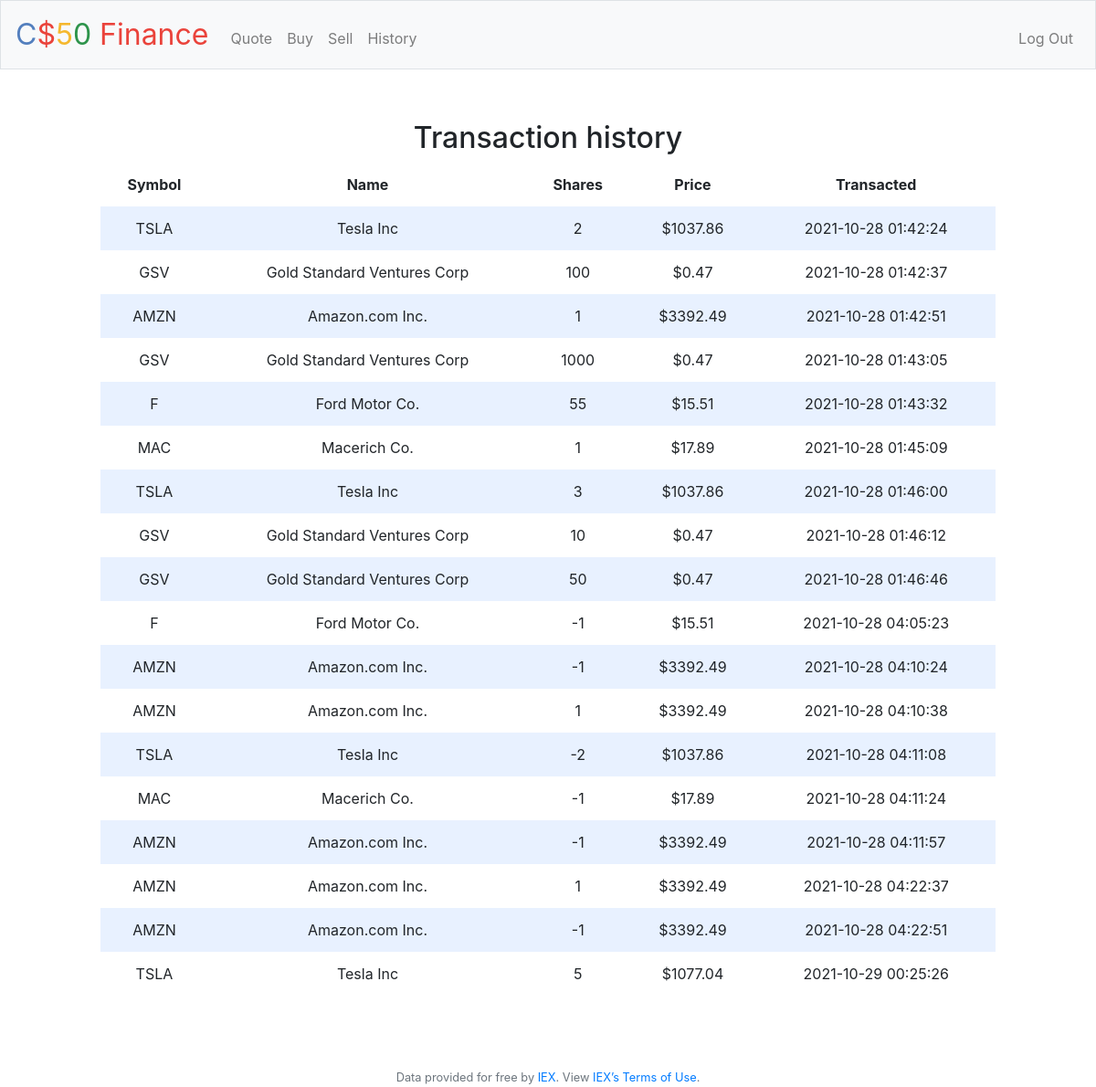
Screenshot of /history (signed in) with the database file from the repository.
### tables this page shows
CREATE TABLE transactions(
    id INTEGER PRIMARY KEY,
    user_id INTEGER NOT NULL,
    shares_qty INTEGER NOT NULL,
    share_name TEXT NOT NULL,
    share_symbol TEXT NOT NULL,
    share_price NUMERIC NOT NULL,
    transaction_date TEXT NOT NULL UNIQUE DEFAULT CURRENT_TIMESTAMP,
    FOREIGN KEY (user_id ) REFERENCES users(id)
);

### application.py (the view)
@app.route("/history")
@login_required
def history():
    _transactions = db.execute("SELECT share_symbol, share_name, shares_qty, share_price, transaction_date "
                                "FROM transactions WHERE user_id = ?;", session["user_id"])
    _cash = round(db.execute("SELECT cash FROM users WHERE id = ?;", session["user_id"])[0]["cash"], 2)
    return render_template("history.html", transactions = _transactions, cash = _cash)

### application.py (called while the page is built)
@app.after_request
def after_request(response):
    response.headers["Cache-Control"] = "no-cache, no-store, must-revalidate"
    response.headers["Expires"] = 0
    response.headers["Pragma"] = "no-cache"
    return response

### helpers.py (called while the page is built)
def login_required(f):
    @wraps(f)
    def decorated_function(*args, **kwargs):
        if session.get("user_id") is None:
            return redirect("/login")
        return f(*args, **kwargs)
    return decorated_function

### templates/history.html (shortened to what this page needs)
{% extends "layout.html" %}
{% block main %}
<div class="section">
                <h2>Transaction history</h2>
                <table>
                    <thead>
                        <tr>
                            <th>Symbol</th>
                            <th>Name</th>
                            <th>Shares</th>
                            <th>Price</th>
                            <th>Transacted</th>
                        </tr>
                    </thead>
                    <tbody>
                        {% for row in transactions %}
                            <tr>
                                <td>{{ row["share_symbol"] }}</td>
                                <td>{{ row["share_name"] }}</td>
                                <td>{{ row["shares_qty"] }}</td>
                                <td>${{ row["share_price"] }}</td>
                                <td>{{ row["transaction_date"]}}</td>
                            </tr>
                        {% endfor %}
                    </tbody>
                </table>
            </div>
{% endblock %}

### templates/layout.html (shortened to what this page needs)
<!DOCTYPE html>
<html lang="en">
    <head>
        <link rel="stylesheet" href="https://cdn.jsdelivr.net/npm/bootstrap@4.5.3/dist/css/bootstrap.min.css">
        <link href="/static/styles.css" rel="stylesheet">
    </head>
    <body>
        <nav class="navbar navbar-expand-md navbar-light bg-light border">
            <a class="navbar-brand" href="/"><span class="blue">C</span><span class="red">$</span><span class="yellow">5</span><span class="green">0</span> <span class="red">Finance</span></a>
            <div class="collapse navbar-collapse" id="navbar">
                {% if session.user_id %}
                    <ul class="navbar-nav mr-auto mt-2">
                        <li class="nav-item"><a class="nav-link" href="/quote">Quote</a></li>
                        <li class="nav-item"><a class="nav-link" href="/buy">Buy</a></li>
                        <li class="nav-item"><a class="nav-link" href="/sell">Sell</a></li>
                        <li class="nav-item"><a class="nav-link" href="/history">History</a></li>
                    </ul>
                    <ul class="navbar-nav ml-auto mt-2">
                        <li class="nav-item"><a class="nav-link" href="/logout">Log Out</a></li>
                    </ul>
                {% else %}
                    <ul class="navbar-nav ml-auto mt-2">
                        <li class="nav-item"><a class="nav-link" href="/register">Register</a></li>
                        <li class="nav-item"><a class="nav-link" href="/login">Log In</a></li>
                    </ul>
                {% endif %}
            </div>
        </nav>
        <main class="container p-5">
            {% block main %}{% endblock %}
        </main>
        <footer class="small text-center text-muted">
            Data provided for free by <a href="https://iextrading.com/developer">IEX</a>. View <a href="https://iextrading.com/api-exhibit-a/">IEX’s Terms of Use</a>.
        </footer>
    </body>
</html>

### static/styles.css (style rules this page uses)
nav .navbar-brand { font-size: xx-large; }
nav .navbar-brand .blue { color: #537fbe; }
nav .navbar-brand .red { color: #ea433b; }
nav .navbar-brand .yellow { color: #f5b82e; }
nav .navbar-brand .green { color: #2e944b; }
main { overflow-x: auto; text-align: center; }
.section { padding-bottom: 1rem; padding-left: 2rem; padding-right: 2rem; padding-top: 0.5rem; }
table { background-color: transparent; margin-bottom: 1rem; width: 100%; }
table th, table td { padding: 0.75rem; vertical-align: middle; }
tbody tr:nth-of-type(odd) { background-color: rgb(179, 208, 255, 0.3) }

### rows the page displays
transactions: share_symbol "TSLA", share_name "Tesla Inc", shares_qty "2", share_price "1037.86", transaction_date "2021-10-28 01:42:24"
transactions: share_symbol "GSV", share_name "Gold Standard Ventures Corp", shares_qty "100", share_price "0.47", transaction_date "2021-10-28 01:42:37"
transactions: share_symbol "AMZN", share_name "Amazon.com Inc.", shares_qty "1", share_price "3392.49", transaction_date "2021-10-28 01:42:51"
transactions: share_symbol "GSV", share_name "Gold Standard Ventures Corp", shares_qty "1000", share_price "0.47", transaction_date "2021-10-28 01:43:05"
transactions: share_symbol "F", share_name "Ford Motor Co.", shares_qty "55", share_price "15.51", transaction_date "2021-10-28 01:43:32"
transactions: share_symbol "MAC", share_name "Macerich Co.", shares_qty "1", share_price "17.89", transaction_date "2021-10-28 01:45:09"
transactions: share_symbol "TSLA", share_name "Tesla Inc", shares_qty "3", share_price "1037.86", transaction_date "2021-10-28 01:46:00"
transactions: share_symbol "GSV", share_name "Gold Standard Ventures Corp", shares_qty "10", share_price "0.47", transaction_date "2021-10-28 01:46:12"
transactions: share_symbol "GSV", share_name "Gold Standard Ventures Corp", shares_qty "50", share_price "0.47", transaction_date "2021-10-28 01:46:46"
transactions: share_symbol "F", share_name "Ford Motor Co.", shares_qty "-1", share_price "15.51", transaction_date "2021-10-28 04:05:23"
transactions: share_symbol "AMZN", share_name "Amazon.com Inc.", shares_qty "-1", share_price "3392.49", transaction_date "2021-10-28 04:10:24"
transactions: share_symbol "AMZN", share_name "Amazon.com Inc.", shares_qty "1", share_price "3392.49", transaction_date "2021-10-28 04:10:38"
transactions: share_symbol "TSLA", share_name "Tesla Inc", shares_qty "-2", share_price "1037.86", transaction_date "2021-10-28 04:11:08"
transactions: share_symbol "MAC", share_name "Macerich Co.", shares_qty "-1", share_price "17.89", transaction_date "2021-10-28 04:11:24"
transactions: share_symbol "AMZN", share_name "Amazon.com Inc.", shares_qty "-1", share_price "3392.49", transaction_date "2021-10-28 04:11:57"
transactions: share_symbol "AMZN", share_name "Amazon.com Inc.", shares_qty "1", share_price "3392.49", transaction_date "2021-10-28 04:22:37"
transactions: share_symbol "AMZN", share_name "Amazon.com Inc.", shares_qty "-1", share_price "3392.49", transaction_date "2021-10-28 04:22:51"
transactions: share_symbol "TSLA", share_name "Tesla Inc", shares_qty "5", share_price "1077.04", transaction_date "2021-10-29 00:25:26"
